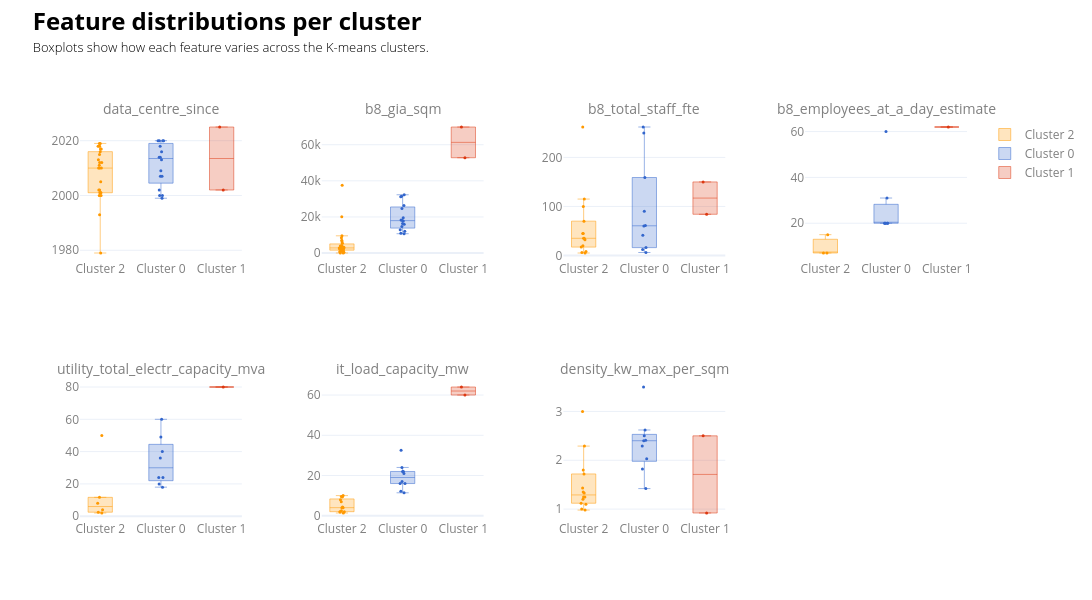

The notebook cell saved with this chart:
### Markdown cell above
We observe 3 clusters:

- **Cluster 2: Small size + low load capacity.** Single facility operators, or small-scale DC built earlier.
- **Cluster 0: Medium size + medium load capacity.** DC operated by companies with several facilities DC in London, recently refurbushed.
- **Cluster 1: Large + high load capacity.** Most recently built or refurbished large facilities.

The cluster size is uneven (see cardinality plot), however, given the nature of the sample, it is reflective of the existing situation - large DC (Cluster 1) are still in construction, and existing ones are just outside London, e.g. in Slough. This can also explain large spread (magnitude plot) of this cluster - there are simply not enough observations, and in this sense Cluster 1 is anomalous.

The Silhouette Score shows cohesiveness and distinctiveness of the identified clusters; 0.653 mean score is the highest we could achieve with these variables. Positive score towards +1 means the clusters are well-defined. The score is dragged down by Cluster 0 that has large spread (magnitude plot). This cluster is characterised by a higher degree of uncertainty, as seen on silhouette plot. The boundaries between medium and small clusters become blurred. Perhaps due to the presence of observations that are not captured by the sample, we are not able to establish a more well-defined cluster of the middle-range data centres. The other two clusters (2 & 1) are mostly distinctive, with majority of observations falling above the mean silhouette score.

Considering the diagnostics above, especially a combination of marginude and cardinality, the clusters are not fully representative, due to the insufficient sample. Clusters 1 and 0 are anomalous. Nevertheless, **0.65 average Silhouette Score can be interpreted as "good", and we are ready to proceed with some descriptive statistics by cluster.**(https://www.researchgate.net/post/Threshold_silhouette_score_for_cluster_analysis, https://en.wikipedia.org/wiki/Silhouette_(clustering), https://stats.stackexchange.com/questions/223574/silhouette-score-significance-what-is-a-significant-increase-in-silhouette-scor).

<!-- https://farshadabdulazeez.medium.com/understanding-silhouette-score-in-clustering-8aedc06ce9c4 -->

### Code cell
clusters_sorted = [2, 0, 1] #redefine cluster sorting to represent order by size/capacity

# https://towardsdatascience.com/best-practices-for-visualizing-your-cluster-results-20a3baac7426/
df_plot = data_ldn_exstg.copy()
cols_to_show = ["data_centre_since", "b8_gia_sqm","b8_total_staff_fte", "b8_employees_at_a_day_estimate","utility_total_electr_capacity_mva", "it_load_capacity_mw","density_kw_max_per_sqm"]
features = [c for c in cols_to_show if c in df_plot.columns]

ncols = 4
nrows = math.ceil(len(features) / ncols)
fig = make_subplots( rows=nrows, cols=ncols, subplot_titles=features,horizontal_spacing=0.09, vertical_spacing=0.3)
# ___________________________________________________________________________________________________________
# Boxplots
for idx, feature in enumerate(features):
    r = idx // ncols + 1
    c = idx % ncols + 1
    dfx = df_plot.dropna(subset=[feature, "cluster"]).copy()
    if dfx.empty:
        continue

    for cl in clusters_sorted:
        d = dfx[dfx["cluster"] == cl]
        if d.empty:
            continue
            
        fig.add_trace(
            go.Box(
                x=[f"Cluster {int(cl)}"] * len(d),y=d[feature],
                name=f"Cluster {int(cl)}", marker=dict(color=cluster_colour_map.get(cl)),
                line=dict(width=0.5, color=cluster_colour_map.get(cl)), fillcolor=make_transparent(cluster_colour_map.get(cl), alpha=0.25),
                boxpoints="all", width=0.4 ,jitter=0.25, pointpos=0, marker_size=3, showlegend=(idx == 0),  # show legend only once
                hovertemplate=(
                    f"{feature}<br>"
                    "Cluster: %{x}<br>"
                    "Value: %{y}<extra></extra>"
                ),
            ),row=r, col=c
        )
# ___________________________________________________________________________________________________________
fig.update_layout(
    width=1300, height=300 * nrows, template="plotly_white",
    title=dict(
        text=(
            f"<span style='font-size:24px; font-weight:bold; color:{notes_colour}; display:block;'>"
            "Feature distributions per cluster"
            "</span><br>"
            f"<span style='font-size:13px; font-weight:300; color:{notes_colour}; display:block;'>"
            "Boxplots show how each feature varies across the K-means clusters."
            "</span>"
        ),
        x=0.03, xanchor="left",y=0.95, yanchor="top",
    ), margin=dict(t=120),legend=dict(font=dict(color=labels_colour)),
    boxmode="group", boxgap=0.05

)
fig.update_annotations( font=dict(size=14, color=labels_colour))
for rr in range(1, nrows + 1):
    for cc in range(1, ncols + 1):
        fig.update_xaxes( row=rr, col=cc, tickfont=dict(color=labels_colour), title_font=dict(color=labels_colour),tickangle=0)
        fig.update_yaxes(row=rr, col=cc, tickfont=dict(color=labels_colour), title_font=dict(color=labels_colour))
fig.show()

### Figure 1 — Plotly figure (JSON) as saved in the notebook; plotly's stock layout.template omitted (floating-point values rounded to 4 significant figures)
{"data": [{"boxpoints": "all", "fillcolor": "rgba(255,153,0,0.25)", "hovertemplate": "data_centre_since<br>Cluster: %{x}<br>Value: %{y}<extra></extra>", "jitter": 0.25, "line": {"color": "#FF9900", "width": 0.5}, "marker": {"color": "#FF9900", "size": 3}, "name": "Cluster 2", "pointpos": 0, "showlegend": true, "type": "box", "width": 0.4, "x": ["Cluster 2", "Cluster 2", "Cluster 2", "Cluster 2", "Cluster 2", "Cluster 2", "Cluster 2", "Cluster 2", "Cluster 2", "Cluster 2", "Cluster 2", "Cluster 2", "Cluster 2", "Cluster 2", "Cluster 2", "Cluster 2", "Cluster 2", "Cluster 2", "Cluster 2", "Cluster 2", "Cluster 2", "Cluster 2", "Cluster 2", "Cluster 2", "Cluster 2", "Cluster 2"], "xaxis": "x", "y": [1979.0, 1993.0, 2000.0, 2000.0, 2001.0, 2001.0, 2001.0, 2001.0, 2002.0, 2002.0, 2005.0, 2010.0, 2010.0, 2010.0, 2011.0, 2012.0, 2012.0, 2013.0, 2015.0, 2016.0, 2017.0, 2017.0, 2018.0, 2018.0, 2019.0, 2019.0], "yaxis": "y"}, {"boxpoints": "all", "fillcolor": "rgba(51,102,204,0.25)", "hovertemplate": "data_centre_since<br>Cluster: %{x}<br>Value: %{y}<extra></extra>", "jitter": 0.25, "line": {"color": "#3366CC", "width": 0.5}, "marker": {"color": "#3366CC", "size": 3}, "name": "Cluster 0", "pointpos": 0, "showlegend": true, "type": "box", "width": 0.4, "x": ["Cluster 0", "Cluster 0", "Cluster 0", "Cluster 0", "Cluster 0", "Cluster 0", "Cluster 0", "Cluster 0", "Cluster 0", "Cluster 0", "Cluster 0", "Cluster 0", "Cluster 0", "Cluster 0", "Cluster 0", "Cluster 0"], "xaxis": "x", "y": [1999.0, 2000.0, 2000.0, 2002.0, 2007.0, 2007.0, 2009.0, 2013.0, 2014.0, 2014.0, 2016.0, 2018.0, 2020.0, 2020.0, 2020.0, 2020.0], "yaxis": "y"}, {"boxpoints": "all", "fillcolor": "rgba(220,57,18,0.25)", "hovertemplate": "data_centre_since<br>Cluster: %{x}<br>Value: %{y}<extra></extra>", "jitter": 0.25, "line": {"color": "#DC3912", "width": 0.5}, "marker": {"color": "#DC3912", "size": 3}, "name": "Cluster 1", "pointpos": 0, "showlegend": true, "type": "box", "width": 0.4, "x": ["Cluster 1", "Cluster 1"], "xaxis": "x", "y": [2002.0, 2025.0], "yaxis": "y"}, {"boxpoints": "all", "fillcolor": "rgba(255,153,0,0.25)", "hovertemplate": "b8_gia_sqm<br>Cluster: %{x}<br>Value: %{y}<extra></extra>", "jitter": 0.25, "line": {"color": "#FF9900", "width": 0.5}, "marker": {"color": "#FF9900", "size": 3}, "name": "Cluster 2", "pointpos": 0, "showlegend": false, "type": "box", "width": 0.4, "x": ["Cluster 2", "Cluster 2", "Cluster 2", "Cluster 2", "Cluster 2", "Cluster 2", "Cluster 2", "Cluster 2", "Cluster 2", "Cluster 2", "Cluster 2", "Cluster 2", "Cluster 2", "Cluster 2", "Cluster 2", "Cluster 2", "Cluster 2", "Cluster 2", "Cluster 2", "Cluster 2", "Cluster 2", "Cluster 2", "Cluster 2", "Cluster 2", "Cluster 2", "Cluster 2", "Cluster 2"], "xaxis": "x2", "y": [8450.0, 2400.0, 3900.0, 1895.0, 5400.0, 1517.0, 6200.0, 37550.0, 4000.0, 2500.0, 7150.0, 2900.0, 20080.0, 1320.0, 2037.0, 690.0, 2850.0, 2041.0, 24.0, 3282.0, 4104.0, 490.0, 3198.0, 9553.0, 925.9, 1850.0, 90.0], "yaxis": "y2"}, {"boxpoints": "all", "fillcolor": "rgba(51,102,204,0.25)", "hovertemplate": "b8_gia_sqm<br>Cluster: %{x}<br>Value: %{y}<extra></extra>", "jitter": 0.25, "line": {"color": "#3366CC", "width": 0.5}, "marker": {"color": "#3366CC", "size": 3}, "name": "Cluster 0", "pointpos": 0, "showlegend": false, "type": "box", "width": 0.4, "x": ["Cluster 0", "Cluster 0", "Cluster 0", "Cluster 0", "Cluster 0", "Cluster 0", "Cluster 0", "Cluster 0", "Cluster 0", "Cluster 0", "Cluster 0", "Cluster 0", "Cluster 0", "Cluster 0", "Cluster 0", "Cluster 0"], "xaxis": "x2", "y": [16410.0, 12080.0, 18120.0, 18350.0, 10710.0, 26340.0, 11000.0, 31120.0, 15890.0, 12900.0, 14730.0, 31410.0, 24720.0, 32300.0, 19580.0, 17790.0], "yaxis": "y2"}, {"boxpoints": "all", "fillcolor": "rgba(220,57,18,0.25)", "hovertemplate": "b8_gia_sqm<br>Cluster: %{x}<br>Value: %{y}<extra></extra>", "jitter": 0.25, "line": {"color": "#DC3912", "width": 0.5}, "marker": {"color": "#DC3912", "size": 3}, "name": "Cluster 1", "pointpos": 0, "showlegend": false, "type": "box", "width": 0.4, "x": ["Cluster 1", "Cluster 1"], "xaxis": "x2", "y": [69830.0, 52800.0], "yaxis": "y2"}, {"boxpoints": "all", "fillcolor": "rgba(255,153,0,0.25)", "hovertemplate": "b8_total_staff_fte<br>Cluster: %{x}<br>Value: %{y}<extra></extra>", "jitter": 0.25, "line": {"color": "#FF9900", "width": 0.5}, "marker": {"color": "#FF9900", "size": 3}, "name": "Cluster 2", "pointpos": 0, "showlegend": false, "type": "box", "width": 0.4, "x": ["Cluster 2", "Cluster 2", "Cluster 2", "Cluster 2", "Cluster 2", "Cluster 2", "Cluster 2", "Cluster 2", "Cluster 2", "Cluster 2", "Cluster 2", "Cluster 2", "Cluster 2", "Cluster 2"], "xaxis": "x3", "y": [35.0, 100.0, 45.0, 115.0, 70.0, 262.0, 45.0, 8.0, 6.0, 17.0, 5.0, 35.0, 20.0, 32.0], "yaxis": "y3"}, {"boxpoints": "all", "fillcolor": "rgba(51,102,204,0.25)", "hovertemplate": "b8_total_staff_fte<br>Cluster: %{x}<br>Value: %{y}<extra></extra>", "jitter": 0.25, "line": {"color": "#3366CC", "width": 0.5}, "marker": {"color": "#3366CC", "size": 3}, "name": "Cluster 0", "pointpos": 0, "showlegend": false, "type": "box", "width": 0.4, "x": ["Cluster 0", "Cluster 0", "Cluster 0", "Cluster 0", "Cluster 0", "Cluster 0", "Cluster 0", "Cluster 0", "Cluster 0", "Cluster 0"], "xaxis": "x3", "y": [262.0, 16.0, 159.0, 6.0, 90.0, 60.0, 250.0, 12.0, 41.0, 61.0], "yaxis": "y3"}, {"boxpoints": "all", "fillcolor": "rgba(220,57,18,0.25)", "hovertemplate": "b8_total_staff_fte<br>Cluster: %{x}<br>Value: %{y}<extra></extra>", "jitter": 0.25, "line": {"color": "#DC3912", "width": 0.5}, "marker": {"color": "#DC3912", "size": 3}, "name": "Cluster 1", "pointpos": 0, "showlegend": false, "type": "box", "width": 0.4, "x": ["Cluster 1", "Cluster 1"], "xaxis": "x3", "y": [84.0, 150.0], "yaxis": "y3"}, {"boxpoints": "all", "fillcolor": "rgba(255,153,0,0.25)", "hovertemplate": "b8_employees_at_a_day_estimate<br>Cluster: %{x}<br>Value: %{y}<extra></extra>", "jitter": 0.25, "line": {"color": "#FF9900", "width": 0.5}, "marker": {"color": "#FF9900", "size": 3}, "name": "Cluster 2", "pointpos": 0, "showlegend": false, "type": "box", "width": 0.4, "x": ["Cluster 2", "Cluster 2", "Cluster 2"], "xaxis": "x4", "y": [15.0, 7.0, 7.0], "yaxis": "y4"}, {"boxpoints": "all", "fillcolor": "rgba(51,102,204,0.25)", "hovertemplate": "b8_employees_at_a_day_estimate<br>Cluster: %{x}<br>Value: %{y}<extra></extra>", "jitter": 0.25, "line": {"color": "#3366CC", "width": 0.5}, "marker": {"color": "#3366CC", "size": 3}, "name": "Cluster 0", "pointpos": 0, "showlegend": false, "type": "box", "width": 0.4, "x": ["Cluster 0", "Cluster 0", "Cluster 0", "Cluster 0", "Cluster 0", "Cluster 0", "Cluster 0"], "xaxis": "x4", "y": [20.0, 60.0, 31.0, 20.0, 20.0, 20.0, 20.0], "yaxis": "y4"}, {"boxpoints": "all", "fillcolor": "rgba(220,57,18,0.25)", "hovertemplate": "b8_employees_at_a_day_estimate<br>Cluster: %{x}<br>Value: %{y}<extra></extra>", "jitter": 0.25, "line": {"color": "#DC3912", "width": 0.5}, "marker": {"color": "#DC3912", "size": 3}, "name": "Cluster 1", "pointpos": 0, "showlegend": false, "type": "box", "width": 0.4, "x": ["Cluster 1"], "xaxis": "x4", "y": [62.0], "yaxis": "y4"}, {"boxpoints": "all", "fillcolor": "rgba(255,153,0,0.25)", "hovertemplate": "utility_total_electr_capacity_mva<br>Cluster: %{x}<br>Value: %{y}<extra></extra>", "jitter": 0.25, "line": {"color": "#FF9900", "width": 0.5}, "marker": {"color": "#FF9900", "size": 3}, "name": "Cluster 2", "pointpos": 0, "showlegend": false, "type": "box", "width": 0.4, "x": ["Cluster 2", "Cluster 2", "Cluster 2", "Cluster 2", "Cluster 2", "Cluster 2"], "xaxis": "x5", "y": [2.0, 4.0, 8.0, 50.0, 11.7, 2.5], "yaxis": "y5"}, {"boxpoints": "all", "fillcolor": "rgba(51,102,204,0.25)", "hovertemplate": "utility_total_electr_capacity_mva<br>Cluster: %{x}<br>Value: %{y}<extra></extra>", "jitter": 0.25, "line": {"color": "#3366CC", "width": 0.5}, "marker": {"color": "#3366CC", "size": 3}, "name": "Cluster 0", "pointpos": 0, "showlegend": false, "type": "box", "width": 0.4, "x": ["Cluster 0", "Cluster 0", "Cluster 0", "Cluster 0", "Cluster 0", "Cluster 0", "Cluster 0", "Cluster 0"], "xaxis": "x5", "y": [18.0, 60.0, 40.0, 20.0, 36.0, 24.0, 49.0, 24.0], "yaxis": "y5"}, {"boxpoints": "all", "fillcolor": "rgba(220,57,18,0.25)", "hovertemplate": "utility_total_electr_capacity_mva<br>Cluster: %{x}<br>Value: %{y}<extra></extra>", "jitter": 0.25, "line": {"color": "#DC3912", "width": 0.5}, "marker": {"color": "#DC3912", "size": 3}, "name": "Cluster 1", "pointpos": 0, "showlegend": false, "type": "box", "width": 0.4, "x": ["Cluster 1"], "xaxis": "x5", "y": [80.0], "yaxis": "y5"}, {"boxpoints": "all", "fillcolor": "rgba(255,153,0,0.25)", "hovertemplate": "it_load_capacity_mw<br>Cluster: %{x}<br>Value: %{y}<extra></extra>", "jitter": 0.25, "line": {"color": "#FF9900", "width": 0.5}, "marker": {"color": "#FF9900", "size": 3}, "name": "Cluster 2", "pointpos": 0, "showlegend": false, "type": "box", "width": 0.4, "x": ["Cluster 2", "Cluster 2", "Cluster 2", "Cluster 2", "Cluster 2", "Cluster 2", "Cluster 2", "Cluster 2", "Cluster 2", "Cluster 2", "Cluster 2", "Cluster 2", "Cluster 2"], "xaxis": "x6", "y": [9.5, 2.0, 4.0, 1.9, 10.0, 2.5, 4.0, 4.3, 8.0, 7.0, 2.0, 1.35, 9.4], "yaxis": "y6"}, {"boxpoints": "all", "fillcolor": "rgba(51,102,204,0.25)", "hovertemplate": "it_load_capacity_mw<br>Cluster: %{x}<br>Value: %{y}<extra></extra>", "jitter": 0.25, "line": {"color": "#3366CC", "width": 0.5}, "marker": {"color": "#3366CC", "size": 3}, "name": "Cluster 0", "pointpos": 0, "showlegend": false, "type": "box", "width": 0.4, "x": ["Cluster 0", "Cluster 0", "Cluster 0", "Cluster 0", "Cluster 0", "Cluster 0", "Cluster 0", "Cluster 0", "Cluster 0", "Cluster 0"], "xaxis": "x6", "y": [11.4, 22.0, 21.0, 22.0, 12.2, 17.0, 24.0, 16.0, 32.5, 16.0], "yaxis": "y6"}, {"boxpoints": "all", "fillcolor": "rgba(220,57,18,0.25)", "hovertemplate": "it_load_capacity_mw<br>Cluster: %{x}<br>Value: %{y}<extra></extra>", "jitter": 0.25, "line": {"color": "#DC3912", "width": 0.5}, "marker": {"color": "#DC3912", "size": 3}, "name": "Cluster 1", "pointpos": 0, "showlegend": false, "type": "box", "width": 0.4, "x": ["Cluster 1", "Cluster 1"], "xaxis": "x6", "y": [60.0, 64.0], "yaxis": "y6"}, {"boxpoints": "all", "fillcolor": "rgba(255,153,0,0.25)", "hovertemplate": "density_kw_max_per_sqm<br>Cluster: %{x}<br>Value: %{y}<extra></extra>", "jitter": 0.25, "line": {"color": "#FF9900", "width": 0.5}, "marker": {"color": "#FF9900", "size": 3}, "name": "Cluster 2", "pointpos": 0, "showlegend": false, "type": "box", "width": 0.4, "x": ["Cluster 2", "Cluster 2", "Cluster 2", "Cluster 2", "Cluster 2", "Cluster 2", "Cluster 2", "Cluster 2", "Cluster 2", "Cluster 2", "Cluster 2", "Cluster 2", "Cluster 2", "Cluster 2"], "xaxis": "x7", "y": [1.2, 1.33, 1.43, 1.25, 2.29, 3.0, 1.12, 1.0, 1.8, 1.72, 1.25, 1.35, 1.1, 0.98], "yaxis": "y7"}, {"boxpoints": "all", "fillcolor": "rgba(51,102,204,0.25)", "hovertemplate": "density_kw_max_per_sqm<br>Cluster: %{x}<br>Value: %{y}<extra></extra>", "jitter": 0.25, "line": {"color": "#3366CC", "width": 0.5}, "marker": {"color": "#3366CC", "size": 3}, "name": "Cluster 0", "pointpos": 0, "showlegend": false, "type": "box", "width": 0.4, "x": ["Cluster 0", "Cluster 0", "Cluster 0", "Cluster 0", "Cluster 0", "Cluster 0", "Cluster 0", "Cluster 0", "Cluster 0"], "xaxis": "x7", "y": [3.5, 2.62, 2.41, 1.82, 2.03, 1.42, 2.4, 2.29, 2.5], "yaxis": "y7"}, {"boxpoints": "all", "fillcolor": "rgba(220,57,18,0.25)", "hovertemplate": "density_kw_max_per_sqm<br>Cluster: %{x}<br>Value: %{y}<extra></extra>", "jitter": 0.25, "line": {"color": "#DC3912", "width": 0.5}, "marker": {"color": "#DC3912", "size": 3}, "name": "Cluster 1", "pointpos": 0, "showlegend": false, "type": "box", "width": 0.4, "x": ["Cluster 1", "Cluster 1"], "xaxis": "x7", "y": [0.92, 2.5], "yaxis": "y7"}], "layout": {"annotations": [{"font": {"color": "grey", "size": 14}, "showarrow": false, "text": "data_centre_since", "x": 0.09125, "xanchor": "center", "xref": "paper", "y": 1.0, "yanchor": "bottom", "yref": "paper"}, {"font": {"color": "grey", "size": 14}, "showarrow": false, "text": "b8_gia_sqm", "x": 0.3637, "xanchor": "center", "xref": "paper", "y": 1.0, "yanchor": "bottom", "yref": "paper"}, {"font": {"color": "grey", "size": 14}, "showarrow": false, "text": "b8_total_staff_fte", "x": 0.6362, "xanchor": "center", "xref": "paper", "y": 1.0, "yanchor": "bottom", "yref": "paper"}, {"font": {"color": "grey", "size": 14}, "showarrow": false, "text": "b8_employees_at_a_day_estimate", "x": 0.9087, "xanchor": "center", "xref": "paper", "y": 1.0, "yanchor": "bottom", "yref": "paper"}, {"font": {"color": "grey", "size": 14}, "showarrow": false, "text": "utility_total_electr_capacity_mva", "x": 0.09125, "xanchor": "center", "xref": "paper", "y": 0.35, "yanchor": "bottom", "yref": "paper"}, {"font": {"color": "grey", "size": 14}, "showarrow": false, "text": "it_load_capacity_mw", "x": 0.3637, "xanchor": "center", "xref": "paper", "y": 0.35, "yanchor": "bottom", "yref": "paper"}, {"font": {"color": "grey", "size": 14}, "showarrow": false, "text": "density_kw_max_per_sqm", "x": 0.6362, "xanchor": "center", "xref": "paper", "y": 0.35, "yanchor": "bottom", "yref": "paper"}], "boxgap": 0.05, "boxmode": "group", "height": 600, "legend": {"font": {"color": "grey"}}, "margin": {"t": 120}, "title": {"text": "<span style='font-size:24px; font-weight:bold; color:black; display:block;'>Feature distributions per cluster</span><br><span style='font-size:13px; font-weight:300; color:black; display:block;'>Boxplots show how each feature varies across the K-means clusters.</span>", "x": 0.03, "xanchor": "left", "y": 0.95, "yanchor": "top"}, "width": 1300, "xaxis": {"anchor": "y", "domain": [0, 0.1825], "tickangle": 0, "tickfont": {"color": "grey"}, "title": {"font": {"color": "grey"}}}, "xaxis2": {"anchor": "y2", "domain": [0.2725, 0.455], "tickangle": 0, "tickfont": {"color": "grey"}, "title": {"font": {"color": "grey"}}}, "xaxis3": {"anchor": "y3", "domain": [0.545, 0.7275], "tickangle": 0, "tickfont": {"color": "grey"}, "title": {"font": {"color": "grey"}}}, "xaxis4": {"anchor": "y4", "domain": [0.8175, 1], "tickangle": 0, "tickfont": {"color": "grey"}, "title": {"font": {"color": "grey"}}}, "xaxis5": {"anchor": "y5", "domain": [0, 0.1825], "tickangle": 0, "tickfont": {"color": "grey"}, "title": {"font": {"color": "grey"}}}, "xaxis6": {"anchor": "y6", "domain": [0.2725, 0.455], "tickangle": 0, "tickfont": {"color": "grey"}, "title": {"font": {"color": "grey"}}}, "xaxis7": {"anchor": "y7", "domain": [0.545, 0.7275], "tickangle": 0, "tickfont": {"color": "grey"}, "title": {"font": {"color": "grey"}}}, "xaxis8": {"anchor": "y8", "domain": [0.8175, 1], "tickangle": 0, "tickfont": {"color": "grey"}, "title": {"font": {"color": "grey"}}}, "yaxis": {"anchor": "x", "domain": [0.65, 1.0], "tickfont": {"color": "grey"}, "title": {"font": {"color": "grey"}}}, "yaxis2": {"anchor": "x2", "domain": [0.65, 1.0], "tickfont": {"color": "grey"}, "title": {"font": {"color": "grey"}}}, "yaxis3": {"anchor": "x3", "domain": [0.65, 1.0], "tickfont": {"color": "grey"}, "title": {"font": {"color": "grey"}}}, "yaxis4": {"anchor": "x4", "domain": [0.65, 1.0], "tickfont": {"color": "grey"}, "title": {"font": {"color": "grey"}}}, "yaxis5": {"anchor": "x5", "domain": [0, 0.35], "tickfont": {"color": "grey"}, "title": {"font": {"color": "grey"}}}, "yaxis6": {"anchor": "x6", "domain": [0, 0.35], "tickfont": {"color": "grey"}, "title": {"font": {"color": "grey"}}}, "yaxis7": {"anchor": "x7", "domain": [0, 0.35], "tickfont": {"color": "grey"}, "title": {"font": {"color": "grey"}}}, "yaxis8": {"anchor": "x8", "domain": [0, 0.35], "tickfont": {"color": "grey"}, "title": {"font": {"color": "grey"}}}}}
